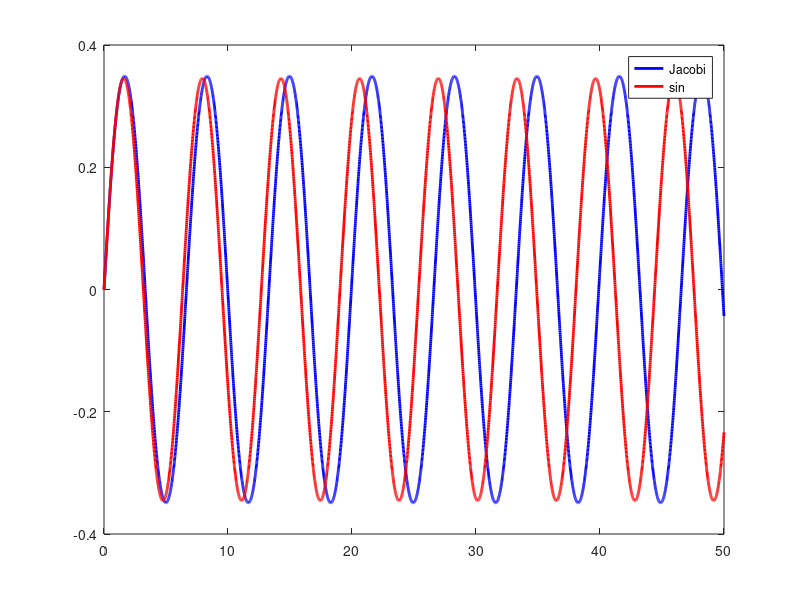

Recreate this plot in MATLAB.
clear all; close all;
g = 9.81; l = 10; omega0 = sqrt(g/l);
k = sin(20*pi/180/2);
t = 0:0.01:50;
plot(t,2*asin(k*ellipj(omega0*t,k)),'-b','linewidth',2,t,(2*sin(k))*sin(omega0*t),'-r','linewidth',2)
legend('Jacobi', 'sin', 'Location','best')
% tarea encontrar la velocidad angular
